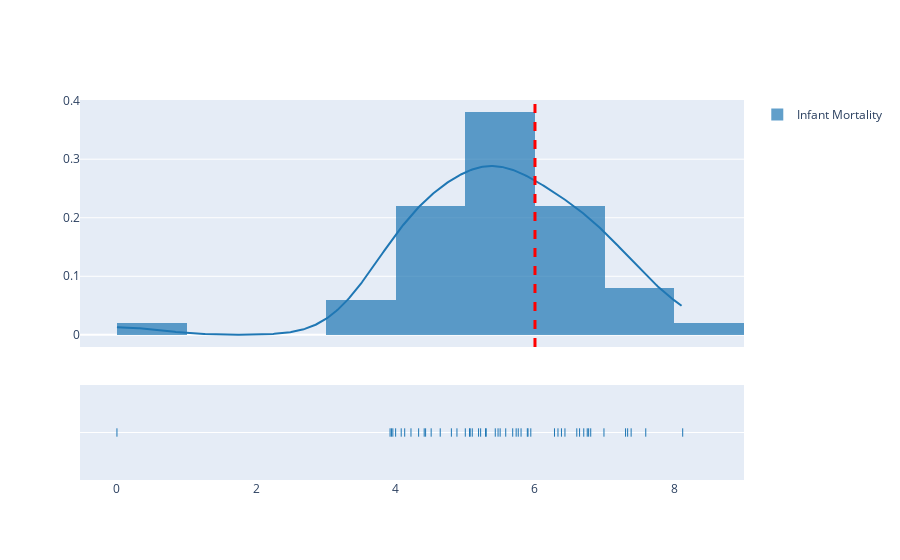

The notebook cell this image was saved under:
### Code cell
fig = ff.create_distplot([pivot_state["Infant Mortality"]], ["Infant Mortality"])
fig.add_vline(x=6, line_color="red", line_width=3, line_dash="dash")
fig

### Figure 1 — Plotly figure (JSON) as saved in the notebook; plotly's stock layout.template omitted (floating-point values rounded to 4 significant figures; data arrays with more than 128 entries replaced by an {"elided": "..."} marker saying what was removed)
{"data": [{"autobinx": false, "histnorm": "probability density", "legendgroup": "Infant Mortality", "marker": {"color": "rgb(31, 119, 180)"}, "name": "Infant Mortality", "opacity": 0.7, "type": "histogram", "x": [5.07, 6.99, 7.38, 5.19, 3.92, 4.8, 4.33, 5.1, 5.8, 6.28, 4.88, 4.43, 5.06, 5.5, 6.75, 6.6, 6.43, 7.59, 3.94, 5.73, 6.33, 6.8, 4.13, 5.89, 8.12, 5, 6.77, 5.47, 5.68, 4.41, 4, 5.3, 4.64, 4.08, 6.7, 5.9, 4.22, 5.58, 3.96, 6.64, 7.3, 6.38, 5.29, 5.43, 5.76, 0, 4.51, 5.94, 7.33, 5.22], "xaxis": "x", "xbins": {"end": 8.12, "size": 1, "start": 0}, "yaxis": "y"}, {"legendgroup": "Infant Mortality", "marker": {"color": "rgb(31, 119, 180)"}, "mode": "lines", "name": "Infant Mortality", "showlegend": false, "type": "scatter", "x": {"elided": "500 float values"}, "xaxis": "x", "y": {"elided": "500 float values"}, "yaxis": "y"}, {"legendgroup": "Infant Mortality", "marker": {"color": "rgb(31, 119, 180)", "symbol": "line-ns-open"}, "mode": "markers", "name": "Infant Mortality", "showlegend": false, "type": "scatter", "x": [5.07, 6.99, 7.38, 5.19, 3.92, 4.8, 4.33, 5.1, 5.8, 6.28, 4.88, 4.43, 5.06, 5.5, 6.75, 6.6, 6.43, 7.59, 3.94, 5.73, 6.33, 6.8, 4.13, 5.89, 8.12, 5, 6.77, 5.47, 5.68, 4.41, 4, 5.3, 4.64, 4.08, 6.7, 5.9, 4.22, 5.58, 3.96, 6.64, 7.3, 6.38, 5.29, 5.43, 5.76, 0, 4.51, 5.94, 7.33, 5.22], "xaxis": "x", "y": ["Infant Mortality", "Infant Mortality", "Infant Mortality", "Infant Mortality", "Infant Mortality", "Infant Mortality", "Infant Mortality", "Infant Mortality", "Infant Mortality", "Infant Mortality", "Infant Mortality", "Infant Mortality", "Infant Mortality", "Infant Mortality", "Infant Mortality", "Infant Mortality", "Infant Mortality", "Infant Mortality", "Infant Mortality", "Infant Mortality", "Infant Mortality", "Infant Mortality", "Infant Mortality", "Infant Mortality", "Infant Mortality", "Infant Mortality", "Infant Mortality", "Infant Mortality", "Infant Mortality", "Infant Mortality", "Infant Mortality", "Infant Mortality", "Infant Mortality", "Infant Mortality", "Infant Mortality", "Infant Mortality", "Infant Mortality", "Infant Mortality", "Infant Mortality", "Infant Mortality", "Infant Mortality", "Infant Mortality", "Infant Mortality", "Infant Mortality", "Infant Mortality", "Infant Mortality", "Infant Mortality", "Infant Mortality", "Infant Mortality", "Infant Mortality"], "yaxis": "y2"}], "layout": {"barmode": "overlay", "hovermode": "closest", "legend": {"traceorder": "reversed"}, "shapes": [{"line": {"color": "red", "dash": "dash", "width": 3}, "type": "line", "x0": 6, "x1": 6, "xref": "x", "y0": 0, "y1": 1, "yref": "y domain"}], "xaxis": {"anchor": "y2", "domain": [0, 1], "zeroline": false}, "yaxis": {"anchor": "free", "domain": [0.35, 1], "position": 0}, "yaxis2": {"anchor": "x", "domain": [0, 0.25], "dtick": 1, "showticklabels": false}}}
